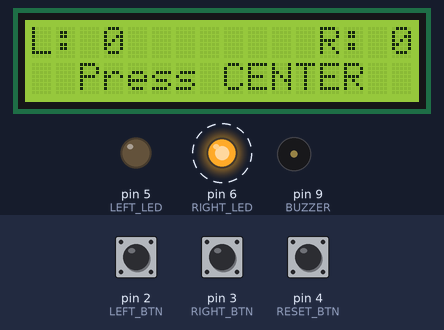
A sketch run on a simulated Arduino Uno, built with avr-gcc and run on an emulated ATmega328P. Shown: 16×2 character LCD, output pins drawn as LEDs (lit = HIGH), buzzer (waves = sounding). Dashed ring = blinking. The test bench sets the inputs (shaded band); at power-on: pin 4 (RESET_BTN) HIGH, pin 2 (LEFT_BTN) HIGH, pin 3 (RIGHT_BTN) HIGH. Random numbers use the default seed unless the sketch sets one.

Above: at 1.2 s.
1.3 s: pin 4 (RESET_BTN) pulled LOW for 0.15 s
At 1.9 s:
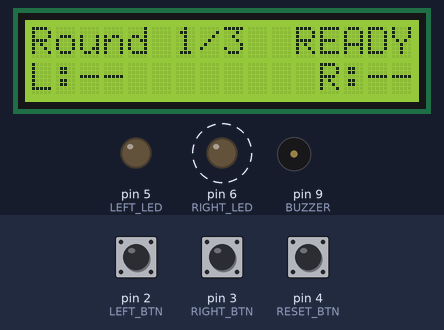
3.0 s: pin 2 (LEFT_BTN) pulled LOW for 0.15 s
At 4.3 s:
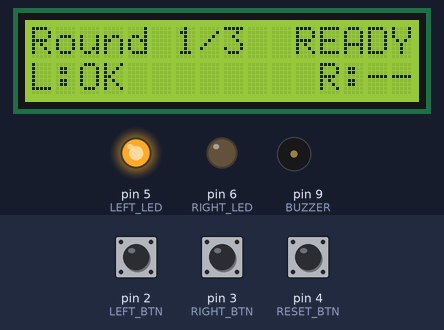
4.6 s: pin 3 (RIGHT_BTN) pulled LOW for 0.15 s
At 6.3 s:
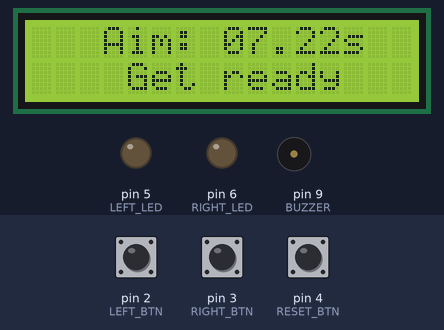
6.7 s: pin 2 (LEFT_BTN) driven LOW and pin 3 (RIGHT_BTN) driven LOW
9.7 s: pin 2 (LEFT_BTN) driven HIGH
At 10.9 s:
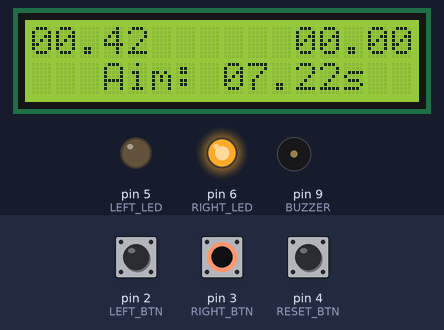
12.2 s: pin 2 (LEFT_BTN) driven LOW
At 13.2 s:
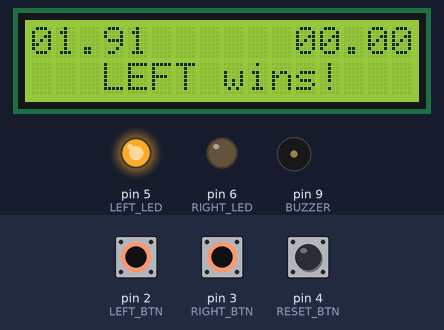
Timing chart, 0 to 15.2 s (numbered marks = the images above; inputs shaded):
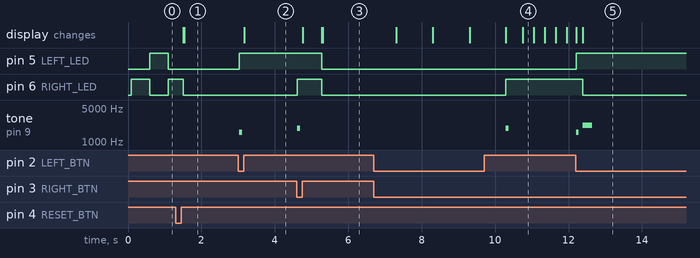

The sketch:

E02_Time_Guessing_Game.ino
```cpp
#include <Wire.h>
#include <LiquidCrystal_I2C.h>

LiquidCrystal_I2C lcd(0x27, 16, 2);

const int LEFT_BTN = 2;
const int RIGHT_BTN = 3;
const int RESET_BTN = 4;

const int LEFT_LED = 5;
const int RIGHT_LED = 6;

const int BUZZER = 9;

const unsigned long HIDE_TIME = 3000;
const int MAX_ROUNDS = 3;

int leftScore = 0;
int rightScore = 0;
int roundNumber = 0;

unsigned long targetTime = 0;

unsigned long startTime = 0;
unsigned long stateTimer = 0;

unsigned long leftTime = 0;
unsigned long rightTime = 0;

bool leftStopped = false;
bool rightStopped = false;
bool leftReady = false;
bool rightReady = false;
bool bothReady = false;

unsigned long lastLedBlink = 0;
bool ledState = false;

enum GameState {
  WAIT_START,
  READY_CHECK,
  COUNTDOWN,
  RUNNING,
  RESULT,
  GAME_OVER
};

GameState state = WAIT_START;

void beep(int freq, int dur) {
  tone(BUZZER, freq, dur);
}

void clearRoundData() {
  leftStopped = false;
  rightStopped = false;
  leftReady = false;
  rightReady = false;
  bothReady = false;

  leftTime = 0;
  rightTime = 0;

  digitalWrite(LEFT_LED, LOW);
  digitalWrite(RIGHT_LED, LOW);
}

String formatTime(unsigned long ms) {
  unsigned long sec = ms / 1000;
  unsigned long centi = (ms % 1000) / 10;

  char buf[8];
  sprintf(buf, "%02lu.%02lu", sec, centi);

  return String(buf);
}

void showIdleScreen() {
  lcd.clear();

  lcd.setCursor(0, 0);
  lcd.print("L:");
  if (leftScore < 10) {
    lcd.print(String(" ") + leftScore);
  } else {
    lcd.print(leftScore);
  }

  lcd.setCursor(12, 0);
  lcd.print("R:");

  if (rightScore < 10) {
    lcd.print(String(" ") + rightScore);
  } else {
    lcd.print(rightScore);
  }

  lcd.setCursor(0, 1);
  if (roundNumber >= MAX_ROUNDS) {
    lcd.print("   GAME OVER!");
  } else {
    lcd.print("  Press CENTER");
  }
}

void generateTarget() {
  targetTime = random(7000, 16001);
}

void showGameOver() {
  lcd.clear();
  lcd.setCursor(0, 0);
  lcd.print(" ! GAME OVER !");
  lcd.setCursor(0, 1);

  if (leftScore > rightScore) {
    lcd.print("   LEFT WINS!");
    digitalWrite(LEFT_LED, HIGH);
    digitalWrite(RIGHT_LED, LOW);
    beep(2200, 500);
  } else if (rightScore > leftScore) {
    lcd.print("  RIGHT WINS!");
    digitalWrite(RIGHT_LED, HIGH);
    digitalWrite(LEFT_LED, LOW);
    beep(2200, 500);
  } else {
    lcd.print("DRAW!");
    digitalWrite(LEFT_LED, LOW);
    digitalWrite(RIGHT_LED, LOW);
    beep(1200, 500);
  }

  delay(4000);
  lcd.setCursor(0, 0);
  lcd.print("   Thank you  ");
  lcd.setCursor(0, 1);
  lcd.print("  for playing!");
  delay(3000);
}

void setup() {
  pinMode(LEFT_BTN, INPUT_PULLUP);
  pinMode(RIGHT_BTN, INPUT_PULLUP);
  pinMode(RESET_BTN, INPUT_PULLUP);

  pinMode(LEFT_LED, OUTPUT);
  pinMode(RIGHT_LED, OUTPUT);

  pinMode(BUZZER, OUTPUT);

  lcd.init();
  lcd.backlight();

  randomSeed(analogRead(A0));

  Serial.begin(9600);
  showIdleScreen();
  lastLedBlink = millis();
}

void loop() {
  switch (state) {
    case WAIT_START:
      {
        if (roundNumber >= MAX_ROUNDS) {
          state = GAME_OVER;
          break;
        }

        if (millis() - lastLedBlink >= 500) {
          ledState = !ledState;
          lastLedBlink = millis();
        }

        if (ledState) {
          digitalWrite(LEFT_LED, HIGH);
          digitalWrite(RIGHT_LED, LOW);
        } else {
          digitalWrite(LEFT_LED, LOW);
          digitalWrite(RIGHT_LED, HIGH);
        }

        if (digitalRead(RESET_BTN) == LOW) {
          delay(200);

          clearRoundData();
          generateTarget();
          roundNumber++;

          lcd.clear();
          lcd.setCursor(0, 0);
          String msg = "Round " + String(roundNumber) + "/" + String(MAX_ROUNDS) + "ready";
          lcd.setCursor(0, 1);

          stateTimer = millis();
          state = READY_CHECK;
        }
        break;
      }

    case READY_CHECK:
      {
        if (!leftReady && digitalRead(LEFT_BTN) == LOW) {
          leftReady = true;
          digitalWrite(LEFT_LED, HIGH);
          beep(1600, 80);
          delay(120);
        }

        if (!rightReady && digitalRead(RIGHT_BTN) == LOW) {
          rightReady = true;
          digitalWrite(RIGHT_LED, HIGH);
          beep(1900, 80);
          delay(120);
        }

        lcd.setCursor(0, 0);
        lcd.print("Round ");
        lcd.print(roundNumber);
        lcd.print("/");
        lcd.print(MAX_ROUNDS);
        lcd.print("  READY");

        lcd.setCursor(0, 1);
        if (leftReady && rightReady) {
          lcd.print("   BOTH READY!   ");
        } else {
          lcd.print("L:");
          lcd.print(leftReady ? "OK " : "-- ");
          lcd.setCursor(12, 1);
          lcd.print("R:");
          lcd.print(rightReady ? "OK " : "-- ");
          lcd.print("   ");
        }

        if (leftReady && rightReady && !bothReady) {
          bothReady = true;
          delay(500);
          stateTimer = millis();
          state = COUNTDOWN;

          lcd.clear();
          lcd.setCursor(3, 0);
          lcd.print("Aim: ");
          lcd.print(formatTime(targetTime) + "s");
        }
        break;
      }

    case COUNTDOWN:
      {
        digitalWrite(LEFT_LED, LOW);
        digitalWrite(RIGHT_LED, LOW);

        unsigned long elapsed = millis() - stateTimer;

        lcd.setCursor(3, 0);
        lcd.print("Aim: ");
        lcd.print(formatTime(targetTime));
        lcd.print("s   ");

        lcd.setCursor(0, 1);

        if (elapsed < 2000) {
          lcd.print("    Get ready   ");
        } else if (elapsed < 3000) {
          lcd.print("        3       ");
        } else if (elapsed < 4000) {
          lcd.print("        2       ");
        } else if (elapsed < 5000) {
          lcd.print("        1       ");
        } else {
          beep(1500, 150);
          lcd.clear();
          startTime = millis();
          state = RUNNING;
        }

        break;
      }

    case RUNNING:
      {
        unsigned long elapsed = millis() - startTime;
        static unsigned long lastDisplayUpdate = 0;
        static String lastLeftDisplay = "";
        static String lastRightDisplay = "";

        if (!leftStopped && digitalRead(LEFT_BTN) == LOW) {
          leftStopped = true;
          leftTime = elapsed;
          digitalWrite(LEFT_LED, HIGH);
          beep(1600, 80);
          delay(120);
        }

        if (!rightStopped && digitalRead(RIGHT_BTN) == LOW) {
          rightStopped = true;
          rightTime = elapsed;
          digitalWrite(RIGHT_LED, HIGH);
          beep(1900, 80);
          delay(120);
        }

        unsigned long currentTime = millis();
        if (currentTime - lastDisplayUpdate < 50) {
          break;
        }
        lastDisplayUpdate = currentTime;

        String leftDisplay;
        String rightDisplay;

        if (elapsed < HIDE_TIME) {
          if (leftStopped)
            leftDisplay = formatTime(leftTime);
          else
            leftDisplay = formatTime(elapsed);

          if (rightStopped)
            rightDisplay = formatTime(rightTime);
          else
            rightDisplay = formatTime(elapsed);
        } else {
          if (leftStopped)
            leftDisplay = formatTime(leftTime);
          else
            leftDisplay = "??.??";

          if (rightStopped)
            rightDisplay = formatTime(rightTime);
          else
            rightDisplay = "??.??";
        }

        if (leftDisplay != lastLeftDisplay || rightDisplay != lastRightDisplay) {
          lcd.setCursor(0, 0);
          lcd.print("                ");

          lcd.setCursor(0, 0);
          lcd.print(leftDisplay.substring(0, 5));

          lcd.setCursor(11, 0);
          lcd.print(rightDisplay.substring(0, 5));

          lcd.setCursor(3, 1);
          lcd.print("Aim: ");
          lcd.print(formatTime(targetTime));
          lcd.print("s   ");

          lastLeftDisplay = leftDisplay;
          lastRightDisplay = rightDisplay;
        }

        if (leftStopped && rightStopped) {
          unsigned long leftError =
            abs((long)leftTime - (long)targetTime);

          unsigned long rightError =
            abs((long)rightTime - (long)targetTime);

          lcd.clear();
          lcd.setCursor(0, 0);
          lcd.print("");
          lcd.print(formatTime(leftTime));
          lcd.setCursor(11, 0);
          lcd.print(formatTime(rightTime));

          lcd.setCursor(0, 1);

          if (leftError < rightError) {
            leftScore++;
            digitalWrite(LEFT_LED, HIGH);
            digitalWrite(RIGHT_LED, LOW);
            lcd.print("   LEFT wins!");
            beep(2200, 250);
          } else if (rightError < leftError) {
            rightScore++;
            digitalWrite(RIGHT_LED, HIGH);
            digitalWrite(LEFT_LED, LOW);
            lcd.print("   RIGHT wins!");
            beep(2200, 250);
          } else {
            lcd.print("DRAW!");
            digitalWrite(LEFT_LED, LOW);
            digitalWrite(RIGHT_LED, LOW);
            beep(1200, 350);
          }

          stateTimer = millis();
          state = RESULT;
        }
        break;
      }

    case RESULT:
      {
        if (millis() - stateTimer > 4000) {
          showIdleScreen();
          digitalWrite(LEFT_LED, LOW);
          digitalWrite(RIGHT_LED, LOW);
          state = WAIT_START;
        }
        break;
      }

    case GAME_OVER:
      {
        showGameOver();
        delay(5000);
        leftScore = 0;
        rightScore = 0;
        roundNumber = 0;
        digitalWrite(LEFT_LED, LOW);
        digitalWrite(RIGHT_LED, LOW);
        state = WAIT_START;
        showIdleScreen();
        break;
      }
  }
}
```

Measured:
- after the input at 1.3 s, the display: first changes after 0.21 s (image 1 shows a later state)
- after the input at 3.0 s, pin 5 (LEFT_LED): LOW → HIGH at once; tone on pin 9 (BUZZER): silent → 1600 Hz at once, → silent 0.08 s later; the display: changes after 0.17 s (image 2)
- after the input at 4.6 s, pin 5 (LEFT_LED): HIGH → LOW after 0.68 s; pin 6 (RIGHT_LED): LOW → HIGH at once, → LOW 0.67 s later; tone on pin 9 (BUZZER): silent → 1900 Hz at once, → silent 0.08 s later; the display: first changes after 0.17 s (image 3 shows a later state)
- after the input at 12.2 s, pin 5 (LEFT_LED): LOW → HIGH at once; pin 6 (RIGHT_LED): HIGH → LOW after 0.18 s; tone on pin 9 (BUZZER): silent → 1600 Hz at once, → silent 0.08 s later, → 2200 Hz 0.11 s later, → silent 0.25 s later
